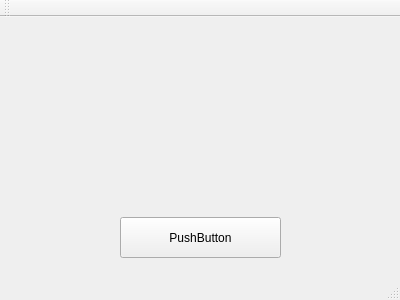
<?xml version="1.0" encoding="UTF-8"?>
<ui version="4.0">
 <class>MainWindow</class>
 <widget class="QMainWindow" name="MainWindow">
  <property name="geometry">
   <rect>
    <x>0</x>
    <y>0</y>
    <width>400</width>
    <height>300</height>
   </rect>
  </property>
  <property name="windowTitle">
   <string>MainWindow</string>
  </property>
  <widget class="QWidget" name="centralWidget">
   <widget class="QPushButton" name="pushButton">
    <property name="geometry">
     <rect>
      <x>120</x>
      <y>200</y>
      <width>161</width>
      <height>41</height>
     </rect>
    </property>
    <property name="text">
     <string>PushButton</string>
    </property>
   </widget>
  </widget>
  <widget class="QMenuBar" name="menuBar">
   <property name="geometry">
    <rect>
     <x>0</x>
     <y>0</y>
     <width>400</width>
     <height>26</height>
    </rect>
   </property>
  </widget>
  <widget class="QToolBar" name="mainToolBar">
   <attribute name="toolBarArea">
    <enum>TopToolBarArea</enum>
   </attribute>
   <attribute name="toolBarBreak">
    <bool>false</bool>
   </attribute>
  </widget>
  <widget class="QStatusBar" name="statusBar"/>
 </widget>
 <layoutdefault spacing="6" margin="11"/>
 <resources/>
 <connections/>
</ui>
